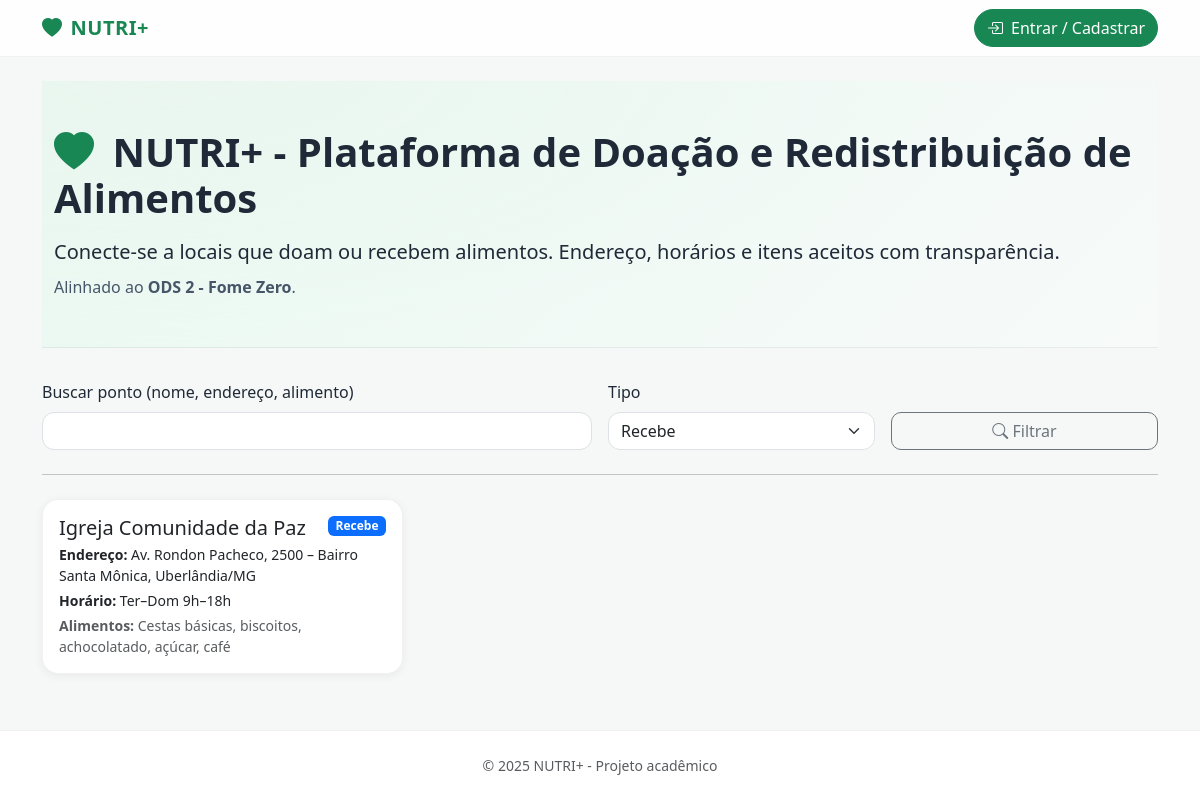
Page /index.php?tipo=Recebe on the committed database.
### tables this page shows
CREATE TABLE `items` (
  `id` int(11) NOT NULL,
  `user_id` int(11) NOT NULL,              
  `nome` varchar(160) NOT NULL,
  `endereco` varchar(255) NOT NULL,
  `horario` varchar(160) NOT NULL,
  `tipo` enum('Doa','Recebe','Doa/Recebe') NOT NULL,
  `alimentos` text NOT NULL,
  `created_at` timestamp NOT NULL DEFAULT current_timestamp(),
  KEY `idx_items_user_id` (`user_id`)      
);

### public/index.php (the view, shortened to what this page needs)
<?php require_once __DIR__.'/_header.php'; require_once __DIR__.'/../includes/db.php'; ?>
<header class="hero py-5">
  <div class="container">
    <h1 class="fw-semibold mb-3"><i class="bi bi-heart-fill text-success me-2"></i>
      NUTRI+ - Plataforma de Doação e Redistribuição de Alimentos</h1>
    <p class="lead mb-2">
      Conecte-se a locais que <strong>doam</strong> ou <strong>recebem</strong> alimentos. Endereço,
      horários e itens aceitos com transparência.
    </p>
    <p class="lead-quiet mb-0">Alinhado ao <strong>ODS 2 - Fome Zero</strong>.</p>
  </div>
</header>
<?php
$q = isset($_GET['q']) ? trim($_GET['q']) : '';
$tipo = isset($_GET['tipo']) ? $_GET['tipo'] : '';
$sql = "SELECT * FROM items WHERE 1=1";
$params = [];
$types = "";
if ($tipo !== "") {
  $sql .= " AND tipo = ?"; $params[] = $tipo; $types .= "s";
}
$sql .= " ORDER BY id DESC";
$stmt = mysqli_prepare($conn, $sql);
if ($q !== '' && $tipo !== '') {
  $like = '%'.$q.'%';
  mysqli_stmt_bind_param($stmt, 'ssss', $like, $like, $like, $tipo);
} elseif ($q !== '') {
  $like = '%'.$q.'%';
  mysqli_stmt_bind_param($stmt, 'sss', $like, $like, $like);
} elseif ($tipo !== '') {
  mysqli_stmt_bind_param($stmt, 's', $tipo);
}
mysqli_stmt_execute($stmt);
$result = mysqli_stmt_get_result($stmt);
$rows = $result ? mysqli_fetch_all($result, MYSQLI_ASSOC) : [];
?>
<form class="row g-3 align-items-end mt-3" method="get" action="index.php">
  <div class="col-12 col-md-6">
    <label for="buscaPublica" class="form-label">Buscar ponto (nome, endereço, alimento)</label>
    <input type="text" id="buscaPublica" name="q" class="form-control" value="<?= htmlspecialchars($q) ?>">
  </div>
  <div class="col-6 col-md-3">
    <label for="filtroTipoPublico" class="form-label">Tipo</label>
    <select id="filtroTipoPublico" name="tipo" class="form-select">
      <option value="Recebe" <?= $tipo==='Recebe'?'selected':'' ?>>Recebe</option>
    </select>
  </div>
  <div class="col-6 col-md-3 d-grid">
    <button class="btn btn-outline-secondary" type="submit"><i class="bi bi-search"></i> Filtrar</button>
  </div>
</form>
<hr class="my-4">
<div class="row g-3">
<?php if (!count($rows)): ?>
  <div class="col-12"><div class="alert alert-light border">Nenhum ponto encontrado.</div></div>
<?php else: foreach ($rows as $i): ?>
  <div class="col-12 col-md-6 col-xl-4">
    <div class="card h-100">
      <div class="card-body">
        <div class="d-flex justify-content-between align-items-start">
          <h5 class="card-title mb-1"><?= htmlspecialchars($i['nome']) ?></h5>
          <?php $cls = $i['tipo']==='Doa'?'text-bg-success':($i['tipo']==='Recebe'?'text-bg-primary':'text-bg-warning'); ?>
          <span class="badge <?= $cls ?>"><?= htmlspecialchars($i['tipo']) ?></span>
        </div>
        <p class="mb-1 small"><strong>Endereço:</strong> <?= htmlspecialchars($i['endereco']) ?></p>
        <p class="mb-1 small"><strong>Horário:</strong> <?= htmlspecialchars($i['horario']) ?></p>
        <p class="mb-0 small text-muted"><strong>Alimentos:</strong> <?= htmlspecialchars($i['alimentos']) ?></p>
      </div>
    </div>
  </div>
<?php endforeach; endif; ?>
</div>
<?php require_once __DIR__.'/_footer.php'; ?>

### assets/css/styles.css (style rules this page uses)
:root { --nutri-bg: #f6f8f7; --nutri-surface: #ffffff; --nutri-primary: #198754; --nutri-primary-600:#157347; --nutri-primary-50:#eaf6ef; --nutri-accent:#0d6efd; --nutri-muted:#6c757d; --nutri-ring: 0 0 0 .25rem rgba(25,135,84,.25); --radius-lg: 16px; --radius-md: 12px; --shadow-sm: 0 2px 10px rgba(16,24,40,.06); --shadow-md: 0 10px 20px rgba(16,24,40,.10); }
html,body { height:100%; }
body { background: var(--nutri-bg); color:#1f2937; font-family: system-ui, -apple-system, Segoe UI, Roboto, Ubuntu, Cantarell, Helvetica, Arial, "Apple Color Emoji","Segoe UI Emoji", sans-serif; display:flex; flex-direction:column; }
.hero { background: radial-gradient(1200px 500px at 10% -10%, var(--nutri-primary-50), transparent 60%), linear-gradient(135deg, #e9f9f1 0%, #f7faf9 100%); border-bottom: 1px solid rgba(16,24,40,.06); }
.hero h1 { line-height:1.15; }
.lead-quiet { color:#475569 }
.card { border: 1px solid rgba(16,24,40,.06); border-radius: var(--radius-lg); box-shadow: var(--shadow-sm); transition: transform .18s ease, box-shadow .18s ease, border-color .18s ease; }
.form-control, .form-select, .btn { border-radius: 12px; }
.btn-outline-secondary { border-radius: 10px }
.badge.text-bg-primary { box-shadow: inset 0 0 0 1px rgba(13,110,253,.2); }

### rows in the picture
items: nome "Igreja Comunidade da Paz", tipo "Recebe", endereco "Av. Rondon Pacheco, 2500 – Bairro Santa Mônica, Uberlândia/MG", horario "Ter–Dom 9h–18h", alimentos "Cestas básicas, biscoitos, achocolatado, açúcar, café"
